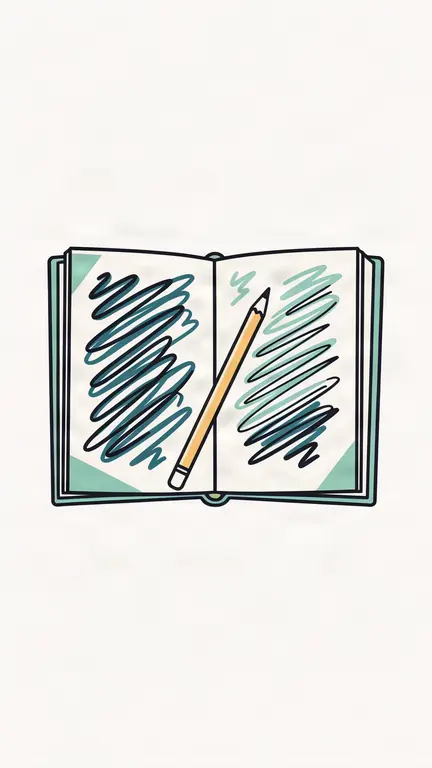
#> input picture ready/2026-10-26-instagram-reel-olena/assets/fal/raw/01-notebook.webp, 432 x 768 px
$ python cutout.py ../assets/fal/raw/01-notebook.webp --out out.png
#> lines starting #> are read from the running program, lines starting #| are printed output that depends on the picture; after the words box and inside, x2 and y2 are one past the last pixel; in counts of white or black regions, pixels touching at a corner belong together
"""Cut the plain off-white background out of the fal.ai illustrations.

Usage: python3 source/cutout.py assets/fal/raw/*.png --out assets/fal

Flood-fills the background from the image border (so white areas enclosed by
the ink outline stay), softens the edge band, removes the light halo by
un-mixing the background colour, crops to the object (small previews are also upscaled 2x).
"""
import argparse
import pathlib

import numpy as np
from PIL import Image, ImageDraw, ImageFilter

T_FILL = 26   # colour distance still counted as background for the flood fill
T_LO, T_HI = 18, 70  # soft alpha ramp inside the 2 px edge band


def cutout(src: pathlib.Path) -> Image.Image:
    rgb = np.asarray(Image.open(src).convert("RGB")).astype(np.float32)
    h, w, _ = rgb.shape
#> h = 768; w = 432
    border = np.concatenate([rgb[0], rgb[-1], rgb[:, 0], rgb[:, -1]])
#> border = 2400 rows, first 8: [250, 248, 244], [250, 248, 244], [250, 248, 244], [250, 248, 244], [250, 248, 244], [250, 248, 244], [250, 248, 244], [250, 248, 244]
    bg = np.median(border, axis=0)
#> bg = [250, 247, 244]
    dist = np.sqrt(((rgb - bg) ** 2).sum(axis=2))
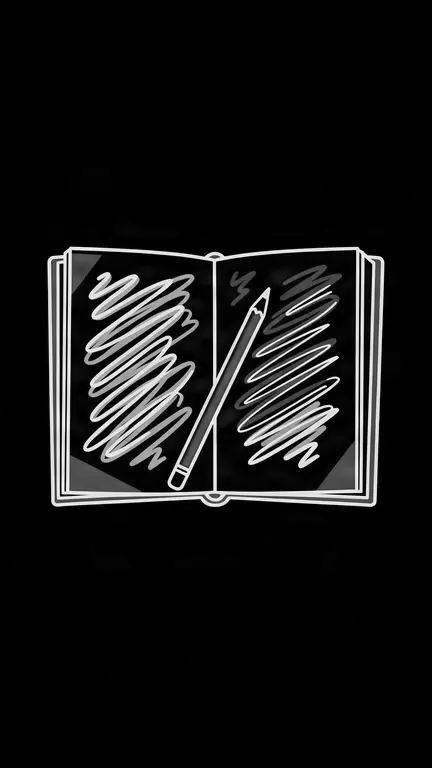
#> dist: shape (768, 432) float32; min 1, max 427.8, mean 37; drawn with min black and max white

    near = Image.fromarray(np.where(dist < T_FILL, 255, 0).astype(np.uint8)).copy()
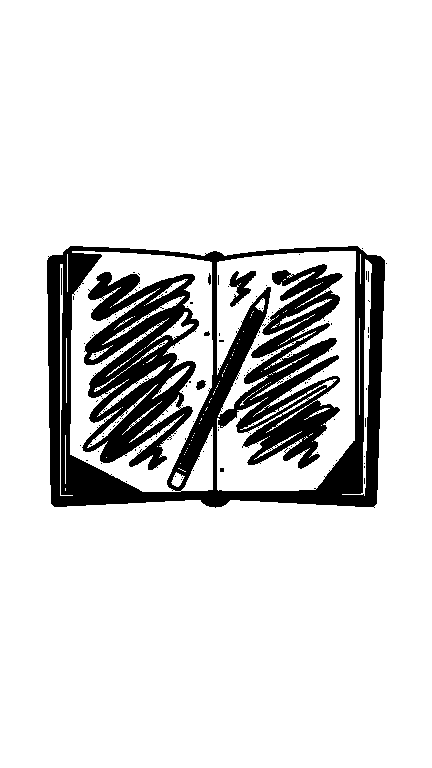
#> near: PIL image 432x768 L; 85.8% white; 138 black regions (131 under 20 px), largest, box (x1, y1, x2, y2) and area: (47, 246, 385, 508) 33397, (82, 272, 199, 470) 12741, (229, 271, 256, 307) 441
    for x, y in [(x, 0) for x in range(w)] + [(x, h - 1) for x in range(w)] + \
                [(0, y) for y in range(h)] + [(w - 1, y) for y in range(h)]:
        if near.getpixel((x, y)) == 255:
            ImageDraw.floodfill(near, (x, y), 128)
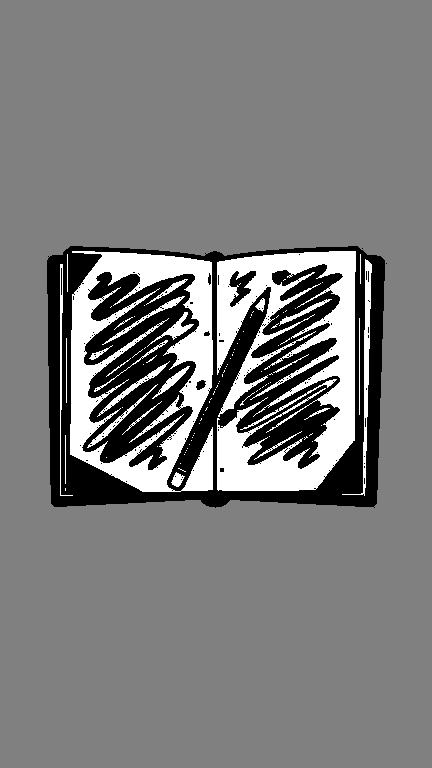
#> near: PIL image 432x768 L; min 0, max 255, mean 124.2
    region = np.asarray(near) == 128
#> region: shape (768, 432) bool; 74.6% white; 3 black regions (2 under 20 px), largest, box (x1, y1, x2, y2) and area: (47, 246, 385, 508) 84254

    band = np.asarray(Image.fromarray((region * 255).astype(np.uint8)).filter(ImageFilter.MaxFilter(5))) > 0
#> band: shape (768, 432) bool; 75.4% white; 1 black region, box (x1, y1, x2, y2) and area: (49, 248, 383, 505) 81754
    band &= ~region
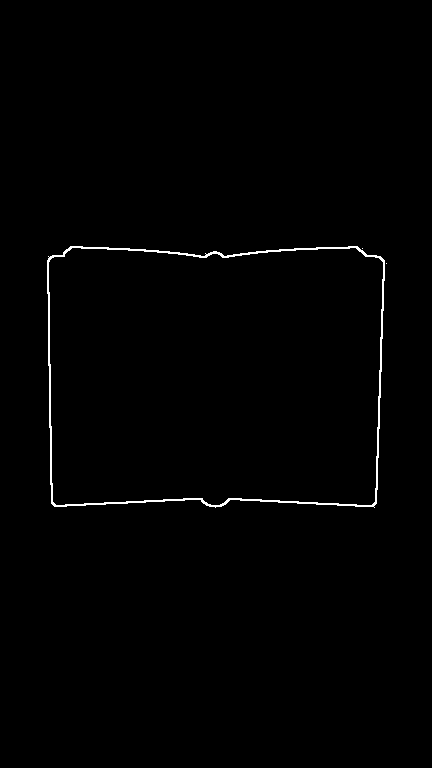
#> band: shape (768, 432) bool; 0.75% white in thin lines or dots, all inside (x1, y1, x2, y2) = (47, 246, 387, 508)
    alpha = np.where(region, 0.0, 1.0)
    ramp = np.clip((dist - T_LO) / (T_HI - T_LO), 0, 1)
    alpha = np.where(band, ramp, alpha)
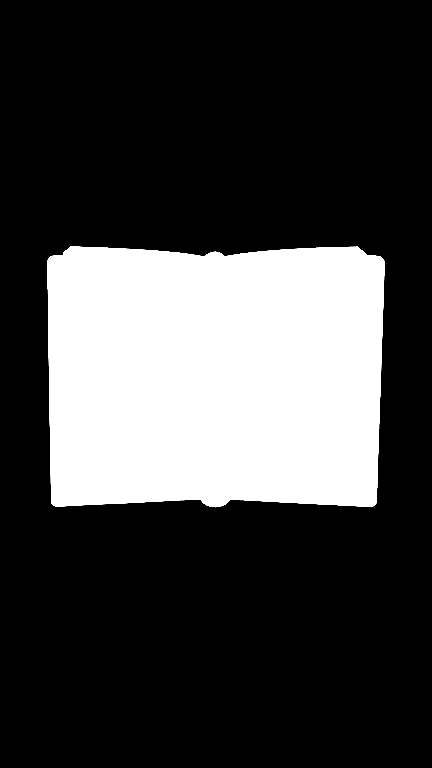
#> alpha: shape (768, 432) float64; min 0, max 1, mean 0.254

    a = np.maximum(alpha, 1e-3)[..., None]
    unmixed = np.clip((rgb - (1 - a) * bg) / a, 0, 255)
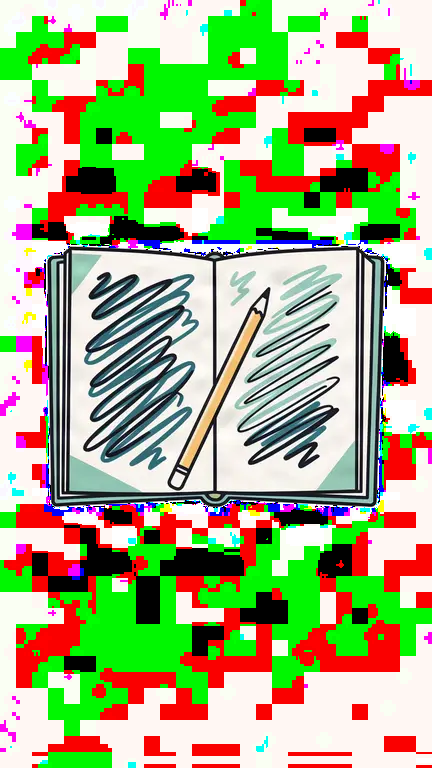
#> unmixed: shape (768, 432, 3) float64; mean R, G, B 164.9, 174.9, 130.1
    out = np.where(band[..., None], unmixed, rgb)
    rgba = np.dstack([out, alpha * 255]).astype(np.uint8)
    im = Image.fromarray(rgba, "RGBA")

    ys, xs = np.nonzero(alpha > 0.05)
    pad = 10
    box = (max(xs.min() - pad, 0), max(ys.min() - pad, 0), min(xs.max() + pad, w), min(ys.max() + pad, h))
#> box = (37, 236, 396, 517)
    im = im.crop(box)
    if h < 1000:  # small previews get 2x, full-size originals stay as they are
        im = im.resize((im.width * 2, im.height * 2), Image.LANCZOS)
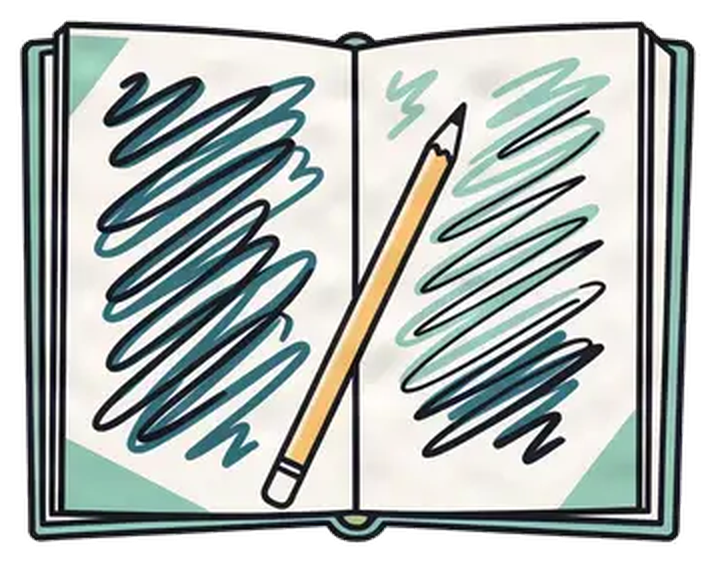
#> im: PIL image 718x562 RGBA; mean R, G, B, A 139, 146, 143.2, 212.8; transparent parts drawn white
        im = im.filter(ImageFilter.UnsharpMask(radius=1.2, percent=60, threshold=2))
    return im


def main():
    ap = argparse.ArgumentParser()
    ap.add_argument("files", nargs="+")
    ap.add_argument("--out", required=True)
    args = ap.parse_args()
    out = pathlib.Path(args.out)
    for f in map(pathlib.Path, args.files):
        im = cutout(f)
        dst = out / (f.stem + ".png")
        im.save(dst, optimize=True)
        print(f"{dst}  {im.width}x{im.height}")
#| out.png/01-notebook.png  718x562


if __name__ == "__main__":
    main()

$ run again, on ready/2026-10-26-instagram-reel-olena/assets/fal/raw/03-headphones-laptop.webp
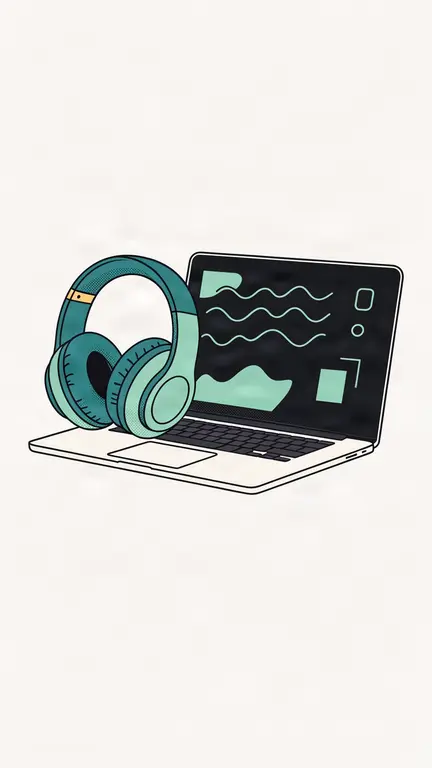
#> input picture ready/2026-10-26-instagram-reel-olena/assets/fal/raw/03-headphones-laptop.webp, 432 x 768 px
#> border = 2400 rows, first 8: [250, 246, 245], [250, 246, 245], [250, 246, 245], [250, 246, 245], [250, 246, 245], [250, 246, 245], [250, 246, 245], [250, 246, 245]
#> bg = [249, 245, 242]
#> after the loop in cutout, `for x, y in [(x, 0) for x in range(w)] + [(x, h - 1) for x in range(w)..`:
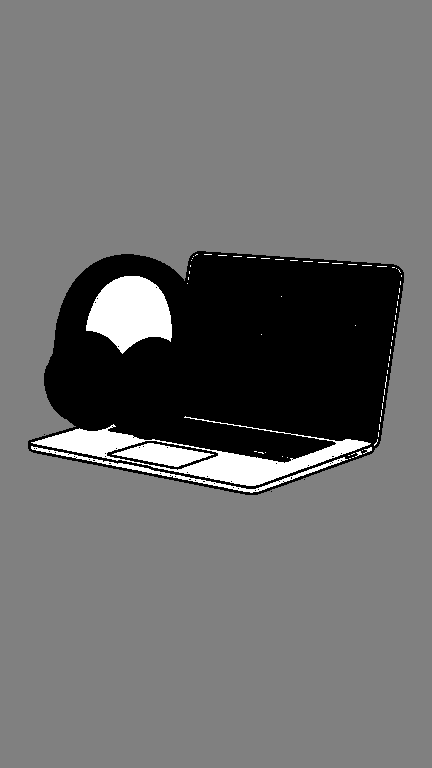
#> near: PIL image 432x768 L; min 0, max 255, mean 109.8
#> region: shape (768, 432) bool; 78.1% white; 4 black regions (3 under 20 px), largest, box (x1, y1, x2, y2) and area: (28, 251, 404, 495) 72554
#> box = (18, 241, 413, 504)
#> in cutout, `im = im.resize((im.width * 2, im.height * 2), Image.LANCZOS)`:
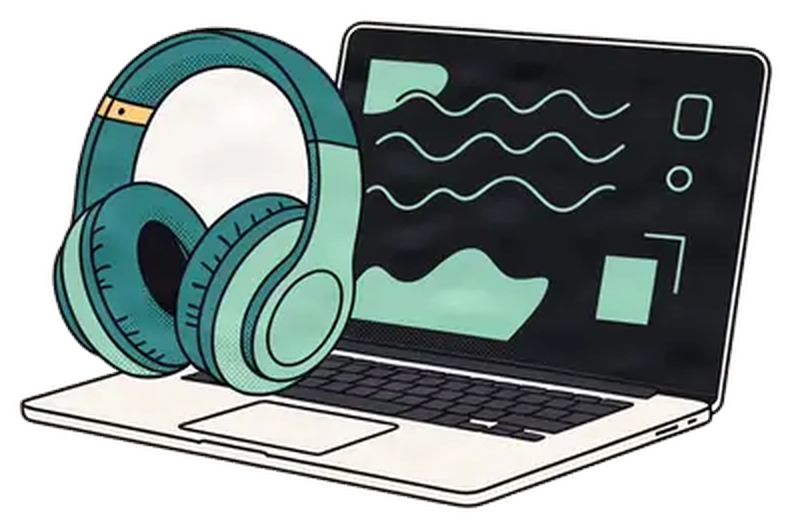
#> im: PIL image 790x526 RGBA; mean R, G, B, A 69, 80.2, 78.7, 177.8; transparent parts drawn white
#| out.png/03-headphones-laptop.png  790x526

$ run again, on ready/2026-10-26-instagram-reel-olena/assets/fal/raw/05-star.webp
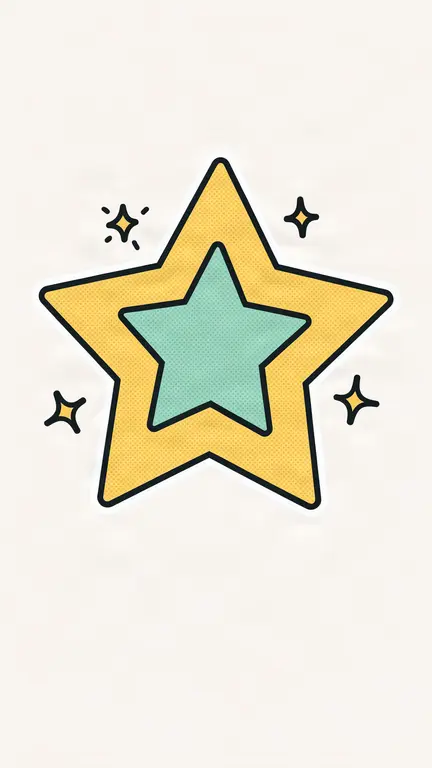
#> input picture ready/2026-10-26-instagram-reel-olena/assets/fal/raw/05-star.webp, 432 x 768 px
#> border = 2400 rows, first 8: [249, 243, 238], [249, 243, 238], [249, 243, 238], [249, 243, 238], [249, 243, 238], [249, 243, 238], [248, 244, 238], [248, 244, 238]
#> bg = [249, 245, 240]
#> region: shape (768, 432) bool; 80.4% white; 14 black regions (5 under 20 px), largest, box (x1, y1, x2, y2) and area: (38, 157, 394, 510) 61899, (333, 374, 380, 426) 823, (44, 390, 87, 434) 811
#> box = (28, 147, 403, 519)
#> in cutout, `im = im.resize((im.width * 2, im.height * 2), Image.LANCZOS)`:
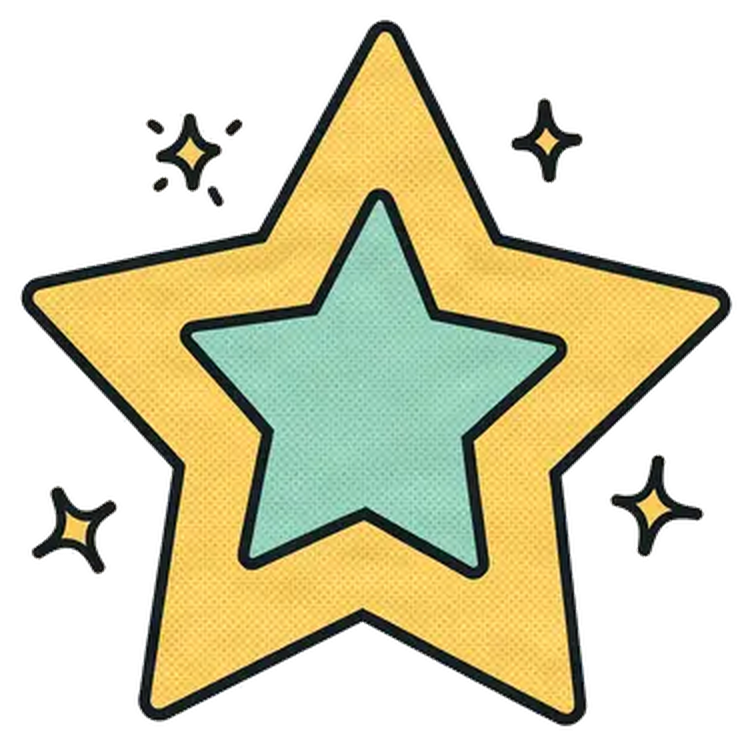
#> im: PIL image 750x744 RGBA; mean R, G, B, A 86.1, 82.7, 52.7, 118.5; transparent parts drawn white
#| out.png/05-star.png  750x744
